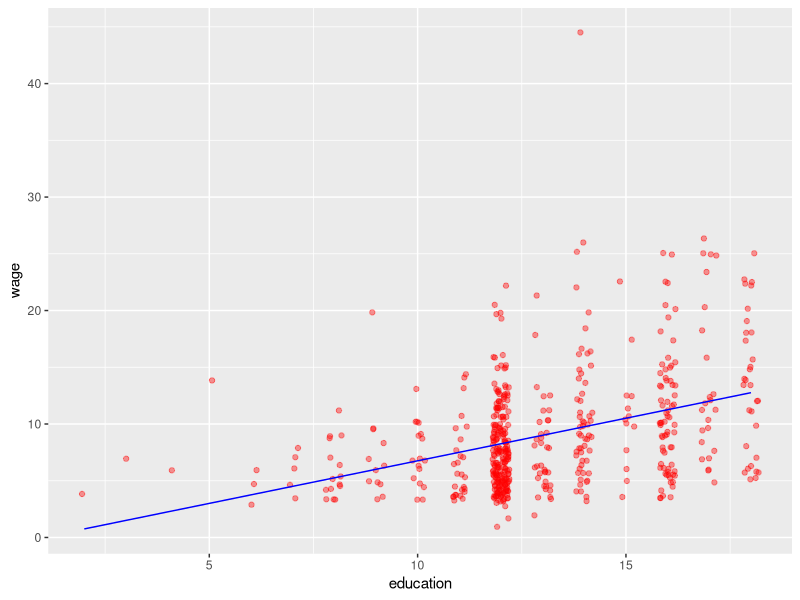

Here is the R script that generated this plot: (Note: this script raises an error after producing the figure.)
library(AER)
library(ggplot2)
data("CPS1985")




############# b -- the model

mod <- lm(wage ~ education, data = CPS1985)
beta0 = mod$coefficients[1]
beta1 = mod$coefficients[2]

ggplot(data=CPS1985, aes(x=education)) + 
  geom_jitter(aes(y=wage), alpha=0.4, height=0.2, width = 0.2, color="red") +
  geom_line(aes(y= (beta0 + beta1*education ) ), color="blue")

############# c -- wage after 10y edu
wage_for_10_years_edu = (beta0 + beta1*10 )
wage_for_10_years_edu


########### d -- 
# null hypthonesis: wage does NOT depend on education ->b1 = 0
# alternative hypothesis -> b1 != 0
# p value: 2.2e-16, which is less than 0.05 -- GOOD!


#####################
#####################

############# a
wageGenderMod <- lm(wage ~ gender, data=CPS1985)
CPS1985$gender_num <- as.numeric(CPS1985$gender)

################ b
# b1 =  -2.116; and because 'female' factor is the second (female=2, male=1), it makes a smaller value (as b1 is negative)

################# c
yes: p-value: 1.703e-06

############### d

wageGenderMod2 <- lm(wage ~ gender_num, data=CPS1985)

wageGenderMod2$coefficients
wageGenderMod$coefficients

## The coefficients are different, but the intercepts different. So you will get a slightly different result (+3 dollar)
## this is becase the different coding

############# e
d_male <- subset(CPS1985, gender=="male")
d_female <- subset(CPS1985, gender=="female")


b0 = wageGenderMod2$coefficients[1]
b1 = wageGenderMod2$coefficients[2]

mean(CPS1985$wage)
mean( b0 + b1 * CPS1985$gender_num)

mean(d_male$wage)
mean( b0 + b1 * d_male$gender_num)
mean(d_female$wage)
mean( b0 + b1 * d_female$gender_num)
